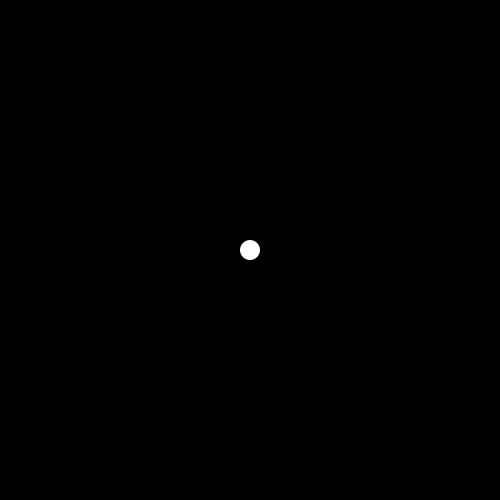
Frame 1 (no input)
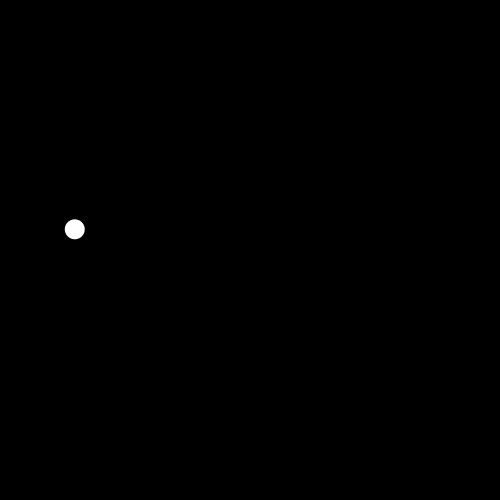
Frame 60 (the mouse pressed at the canvas centre just before this capture)
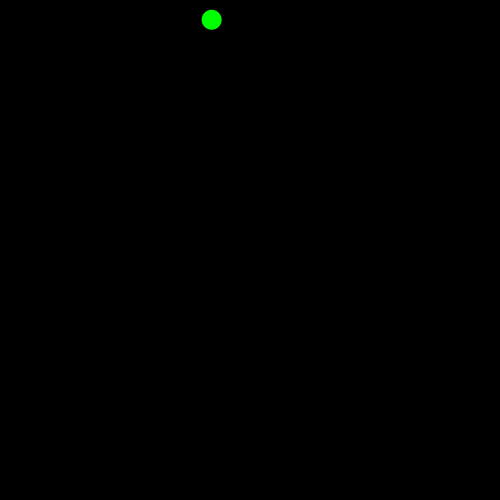
Frame 120 (the mouse held since frame 60 and released just before this capture)

The Processing sketch that drew these frames (run headless with seeded random() and noise(); from frame 60 on, the mouse is pressed at the canvas centre):

// Processing sketch: processing_105237
// ── processing_105237.pde

float posX;
float posY;

float targetposX;
float targetposY;

color red = color(255,0,0);
color blue = color (0,0,255);
color green = color (0,255,0);
color white = color (255);
color ballColor=(255);

void setup(){
size(500,500);
posX= width/2;
posY=height/2;
targetposX=width/2;
targetposY=500;
}

void draw (){
  background (0);
  
  fill(ballColor);
  noStroke();
  ellipse(posX, posY, 20, 20);
  posX=posX- (posX-targetposX)/5;
  posY=posY- (posY-targetposY)/5;
 
  
  //bottom side
   if ((posX>0) && (posX<500) && (posY>495)){
   targetposX=500;
   targetposY=random(100,400);
   ballColor=blue;}
   
   //right side
   if ((posX>495) && (posY>0) && (posY<495)){
   targetposX=random(100,400);
   targetposY=0;
   ballColor=green;}
   
   //top side
   if ((posX>0) && (posX<495) && (posY<5)){
   targetposX=0;
   targetposY=random(100,400);
   ballColor=white;}
   
   //left side
   if ((posX<5) && (posY>0) && (posY<495)){
   targetposX=random(100,400);
   targetposY=500;
   ballColor=red;}
   

}
